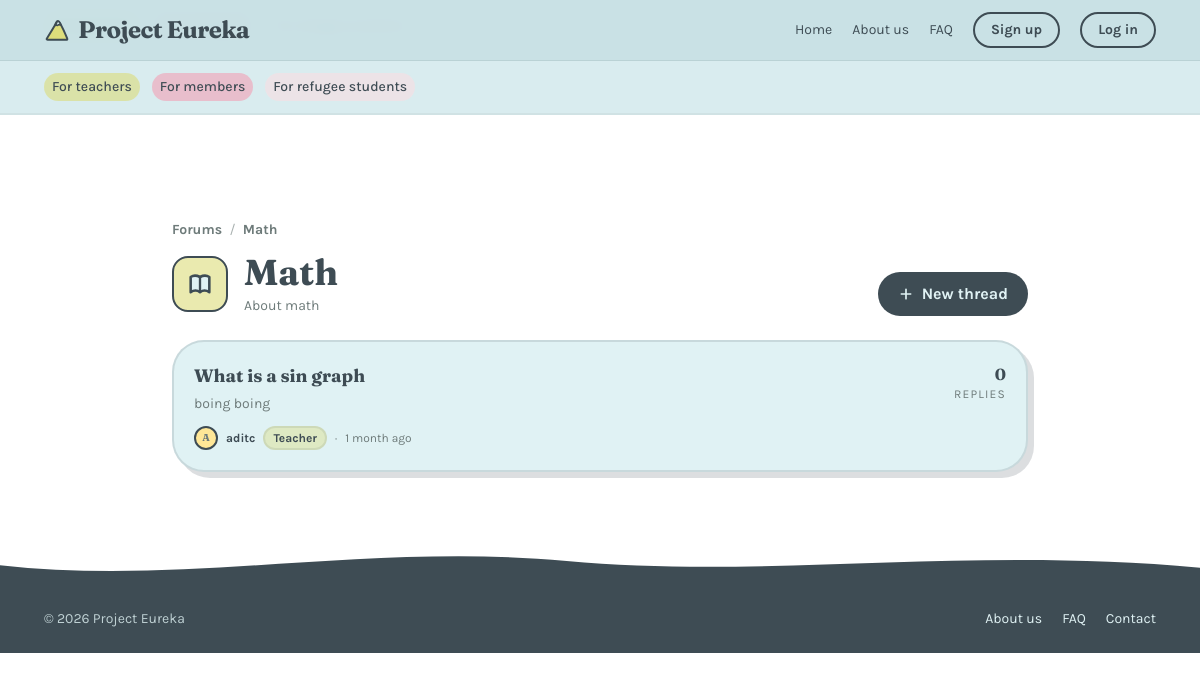
Page /forum/math/ on the earlier database version.
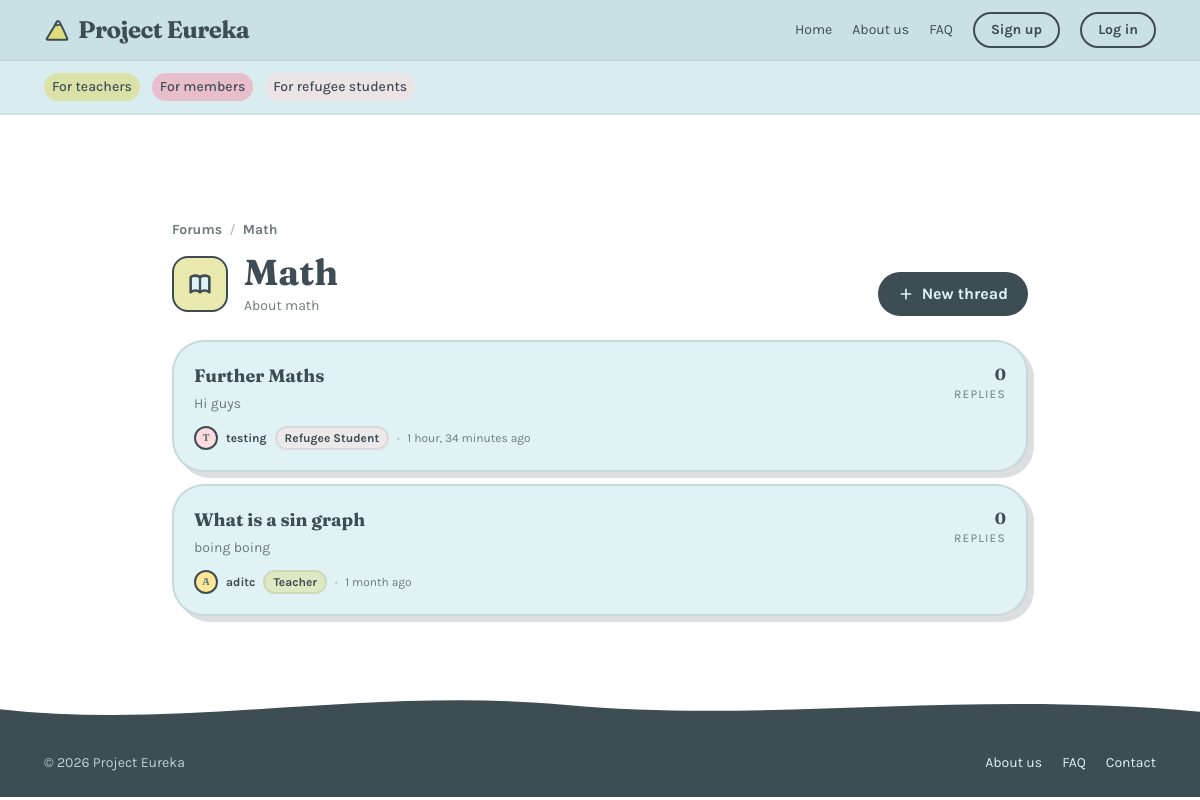
Same page on the later database version.
### forum/models.py (models this page shows)
class Thread(models.Model):
    category = models.ForeignKey(Category, on_delete=models.CASCADE, related_name="threads")
    title = models.CharField(max_length=200)
    author = models.ForeignKey(settings.AUTH_USER_MODEL, on_delete=models.SET_NULL, null=True)
    body = models.TextField()  # the opening post's body lives on the thread
    created_at = models.DateTimeField(auto_now_add=True)
    updated_at = models.DateTimeField(auto_now=True)
    is_pinned = models.BooleanField(default=False)
    is_locked = models.BooleanField(default=False)

### core/models.py (models this page shows, shortened)
class User(AbstractUser):
    class Role(models.TextChoices):
        TEACHER = 'TEACHER', 'Teacher'
        CCA_MEMBER = 'CCA_MEMBER', 'CCA Member'
        REFUGEE_STUDENT = 'REFUGEE_STUDENT', 'Refugee Student'
        STUDENT = 'STUDENT', 'Student'
    email = models.EmailField(unique=True)
    username = models.CharField(max_length=50, unique=True)
    role = models.CharField(
        max_length=100,
        choices=Role.choices,
        default=Role.STUDENT,
        help_text="Select your user role"
    )

### forum/views.py (the view)
# urls.py: path("<slug:category_slug>/", views.category, name="category"),
def category(request, category_slug):
    category = get_object_or_404(Category, slug=category_slug)
    threads_qs = category.threads.order_by("-is_pinned", "-updated_at")
    paginator = Paginator(threads_qs, 10)
    threads = paginator.get_page(request.GET.get("page"))
    return render(request, "forum/category.html", {
        "category": category,
        "threads": threads,
    })

### forum/templates/forum/category.html (shortened to what this page needs)
{% extends "base.html" %}
{% load i18n %}
{% block header %}{% include "partials/header.html" %}{% endblock %}
{% block content %}
<section class="mx-auto max-w-4xl px-5 pt-10 pb-6">
  <p class="reveal text-sm text-inksoft mb-3">
    <a href="{% url 'forum:index' %}" class="squiggle-link font-bold">{% translate "Forums" %}</a>
    <span class="mx-1 text-inksoft/60">/</span>
    <span class="font-bold">{{ category.name }}</span>
  </p>
  <div class="reveal flex flex-wrap items-end justify-between gap-4">
    <div class="flex items-center gap-4">
      <div class="grid place-items-center w-14 h-14 rounded-2xl bg-mint/60 border-2 border-ink flex-none">
        <svg width="28" height="28" viewBox="0 0 24 24" fill="none" aria-hidden="true">
          <path d="M4 6 C 7 4 10 5 12 6 C 14 5 17 4 20 6 L 20 19 C 17 17 14 17.5 12 19 C 10 17.5 7 17 4 19 Z" fill="#E0F2F4" stroke="#3E4C54" stroke-width="2.2" stroke-linejoin="round"/>
          <path d="M12 6 V19" stroke="#3E4C54" stroke-width="2"/>
        </svg>
      </div>
      <div>
        <h1 class="font-display text-3xl md:text-4xl font-bold leading-tight">{{ category.name }}</h1>
        {% if category.description %}
          <p class="text-sm text-inksoft mt-1">{{ category.description }}</p>
        {% endif %}
      </div>
    </div>
    <a href="{% url 'forum:new_thread' %}?category={{ category.slug }}" class="inline-flex items-center gap-2 rounded-full bg-ink text-cream px-5 py-2.5 font-bold hover:bg-ink/80 transition-colors flex-none">
      <svg width="16" height="16" viewBox="0 0 24 24" fill="none" aria-hidden="true"><path d="M12 5v14M5 12h14" stroke="currentColor" stroke-width="2.5" stroke-linecap="round"/></svg>
      {% translate "New thread" %}
    </a>
  </div>
</section>
<section class="mx-auto max-w-4xl px-5 pb-16">
  <ul class="space-y-3">
    {% for thread in threads %}
      <li class="reveal">
        <a href="{% url 'forum:thread' category.slug thread.pk %}" class="block rounded-blob bg-cream border-2 border-ink/15 shadow-[6px_6px_0_0_rgba(62,76,84,0.18)] p-5 hover:shadow-[8px_8px_0_0_rgba(62,76,84,0.22)] transition-shadow">
          <div class="flex flex-wrap items-start justify-between gap-4">
            <div class="flex-1 min-w-0">
              <h3 class="font-display text-lg font-bold mb-1">{{ thread.title }}</h3>
              <p class="text-sm text-inksoft line-clamp-2">{{ thread.body|truncatewords:25 }}</p>
              <div class="flex flex-wrap items-center gap-2 mt-3 text-xs text-inksoft">
                {% if thread.author %}
                  <span class="grid place-items-center w-6 h-6 rounded-full {% if thread.author.role == 'TEACHER' %}bg-butter{% elif thread.author.role == 'REFUGEE_STUDENT' %}bg-blush{% else %}bg-mint{% endif %} border-2 border-ink font-display font-bold text-[10px]">{{ thread.author.username|first|upper }}</span>
                  <span class="font-bold text-ink">{{ thread.author.username }}</span>
                  <span class="rounded-full {% if thread.author.role == 'TEACHER' %}bg-mint/40{% elif thread.author.role == 'REFUGEE_STUDENT' %}bg-blush/40{% else %}bg-lilac/40{% endif %} border-2 border-ink/10 px-2 py-0.5 font-bold text-ink">{{ thread.author.get_role_display }}</span>
                {% else %}
                  <span class="italic">{% translate "Deleted user" %}</span>
                {% endif %}
                <span>·</span>
                <span>{{ thread.created_at|timesince }} {% translate "ago" %}</span>
              </div>
            </div>
            <div class="text-right text-xs text-inksoft flex-none">
              <p><span class="font-bold text-ink text-base font-display">{{ thread.replies.count }}</span></p>
              <p class="uppercase tracking-widest">{% translate "replies" %}</p>
            </div>
          </div>
        </a>
      </li>
    {% empty %}
      <li class="reveal text-center text-inksoft italic py-12">
        {% translate "No threads yet. Be the first to start one!" %}
      </li>
    {% endfor %}
  </ul>
</section>
{% endblock %}

Differences in the rows shown:
added Thread: title "Further Maths", body "Hi guys", author.username|first "T", author.username "testing", author.role "Refugee Student", created_at "1 hour, 34 minutes", replies.count "0"
